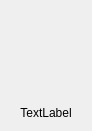
<?xml version="1.0" encoding="UTF-8"?>
<ui version="4.0">
 <class>FileEntry</class>
 <widget class="QWidget" name="FileEntry">
  <property name="geometry">
   <rect>
    <x>0</x>
    <y>0</y>
    <width>92</width>
    <height>131</height>
   </rect>
  </property>
  <property name="sizePolicy">
   <sizepolicy hsizetype="Fixed" vsizetype="Fixed">
    <horstretch>0</horstretch>
    <verstretch>0</verstretch>
   </sizepolicy>
  </property>
  <property name="windowTitle">
   <string>Form</string>
  </property>
  <layout class="QVBoxLayout" name="verticalLayout">
   <item>
    <widget class="QLabel" name="iconLabel">
     <property name="sizePolicy">
      <sizepolicy hsizetype="Preferred" vsizetype="MinimumExpanding">
       <horstretch>0</horstretch>
       <verstretch>0</verstretch>
      </sizepolicy>
     </property>
     <property name="text">
      <string/>
     </property>
     <property name="pixmap">
      <pixmap resource="resources.qrc">:/icons/resources/file_normal.png</pixmap>
     </property>
    </widget>
   </item>
   <item>
    <widget class="QLabel" name="nameLabel">
     <property name="text">
      <string>TextLabel</string>
     </property>
     <property name="alignment">
      <set>Qt::AlignCenter</set>
     </property>
    </widget>
   </item>
  </layout>
 </widget>
 <resources>
  <include location="resources.qrc"/>
 </resources>
 <connections/>
</ui>
